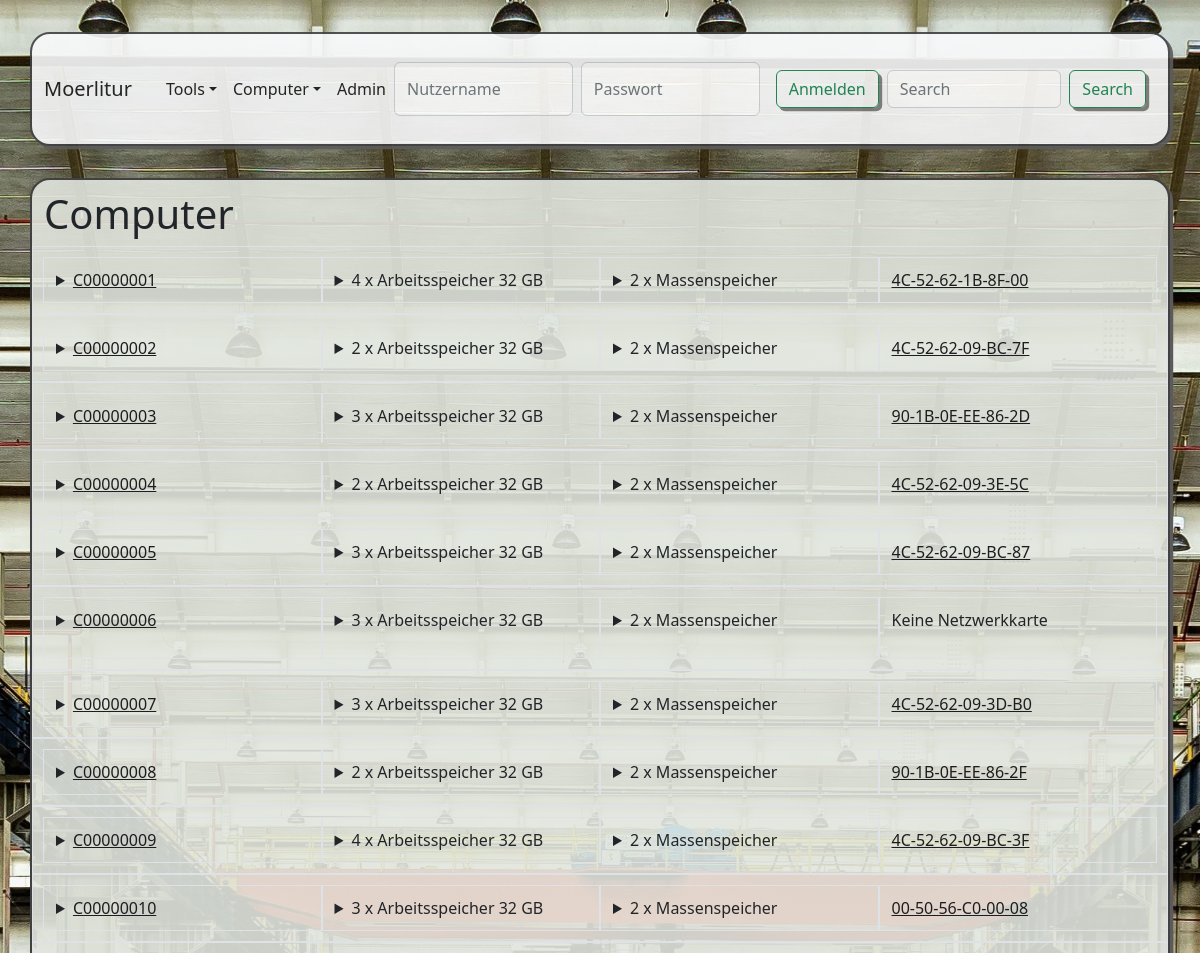
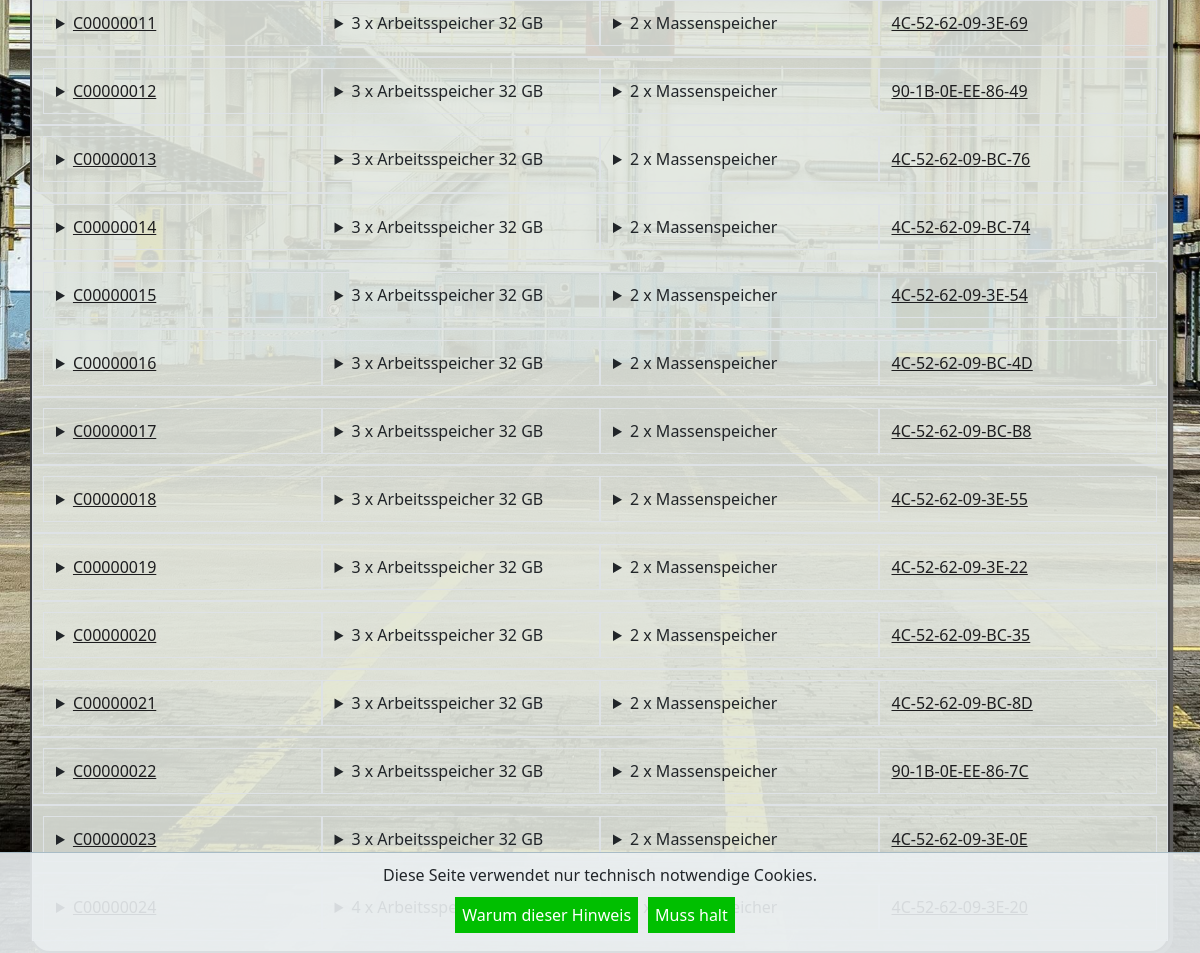
The page / on the database its author committed (2 pictures, top to bottom).
### app1/models.py (models this page shows, shortened)
class NIC(models.Model):
    typ = models.ForeignKey(NICTyp, on_delete=models.RESTRICT,verbose_name="Typ")
    computer = models.ForeignKey(Computer, on_delete=models.RESTRICT, verbose_name="Computer", null = True, blank=True)
    mac = models.CharField(max_length=50, verbose_name="MAC Adresse")
    kommentar =  models.CharField(max_length=50, verbose_name="Kommentar", blank = True)
    class Meta:
        verbose_name_plural = "NIC"
        verbose_name = "NIC"

### app1/views.py (the view, shortened to what this page needs)
# urls.py: path('' , views.index, name='index'),
def index(request):
    liste_computer = Computer.objects.all().order_by('id')
    antwort = []
    for einzel_computer in liste_computer:
        rechner = []
        rechner.append((einzel_computer,einzel_computer.standort, f"{einzel_computer.id:08}"))
        liste_arbeitsspeicher = Arbeitsspeicher.objects.filter(computer=einzel_computer)
        summe = 0
        as_liste = []
        anzahl = 0
        for arbeitsspeicher in liste_arbeitsspeicher:
            as_liste.append((arbeitsspeicher, arbeitsspeicher.id))
            summe += arbeitsspeicher.speichertyp.groesse
            anzahl += 1
        rechner.append(as_liste)
        rechner.append(summe)
        rechner.append(anzahl)
        liste_massenspeicher = Massenspeicher.objects.filter(computer=einzel_computer)
        ms_liste = []
        anzahl = 0
        for massenspeicher in liste_massenspeicher:
            ms_liste.append((massenspeicher, massenspeicher.id))
            anzahl += 1
        rechner.append(ms_liste)
        rechner.append(anzahl)
        liste_nic = NIC.objects.filter(computer=einzel_computer)
        nic_liste = []
        anzahl = 0
        for nic in liste_nic:
            nic_liste.append((nic.mac, nic.id))
            anzahl += 1
        rechner.append(nic_liste)
        rechner.append(anzahl)
        antwort.append(rechner)
    return render(request, 'app1/liste_comp.html', {'rechner': antwort})

### app1/models.py (called while the page is built)
    def __str__(self):
        return f"{self.ort}"

    def __str__(self):
        return f"{self.raum} - {self.ort}"

    def __str__(self):
        return f"{self.bezeichnung} - {self.raum}"

    def __str__(self):
        return f"{self.hersteller}"

    def __str__(self):
        return f"C{self.id:08}/{self.prozessor.bezeichnung} - {self.hersteller}"

    def __str__(self):
        return f"{self.slug}"

    def __str__(self):
        return f"{self.slug}"

    def __str__(self):
        return f"{self.bezeichnung}/{self.typ}/{self.anschluss}/{self.groesse}"

    def __str__(self):
        return f"MS{self.id:06} - {self.speichertyp}"

    def __str__(self):
        return f"{self.typ}/{self.groesse} GB/{self.takt}"

    def __str__(self):
        return f"AS{self.id:06} - {self.speichertyp} "

### app1/templates/app1/liste_comp.html (shortened to what this page needs)
{% extends 'app1/base.html' %}
{% block h1 %}
Computer
{% endblock h1 %}
{% block content %}
    {% for einzel_rechner in rechner %}
        <div class="row border">
            <div class="col-3 border">
                <details>
                    <summary><a href="/admin/app1/computer/{{einzel_rechner.0.2}}/change/" target="_blank">C{{einzel_rechner.0.2}}</a></summary>
                    <a href="/admin/app1/computer/{{einzel_rechner.0.2}}/change/" target="_blank">{{einzel_rechner.0.1}}</a><br />
                </details>
            </div>
            <div class="col-3 border">
                <details>
                    <summary>{{einzel_rechner.3}} x Arbeitsspeicher {{einzel_rechner.2}} GB</summary>
                    {% for as_einzel in einzel_rechner.1%}
                        <a href="/admin/app1/arbeitsspeicher/{{as_einzel.1}}/change/" target="_blank">{{as_einzel.0}}</a><br />
                    {% endfor %}
                </details>
            </div>
            <div class="col-3 border">
                <details>
                <summary>{{einzel_rechner.5}} x Massenspeicher</summary>
                {% for ms_einzel in einzel_rechner.4%}
                    <a href="/admin/app1/massenspeicher/{{ms_einzel.1}}/change/" target="_blank">{{ms_einzel.0}}</a><br />
                {% endfor %}
                </details>
            </div>
            <div class="col-3 border">
                {% if  einzel_rechner.7 < 2%}
                    {% if einzel_rechner.7 == 0 %}
                        <p>Keine Netzwerkkarte</p>
                    {% else %}
                        <a href="/admin/app1/nic/{{einzel_rechner.6.0.1}}/change/" target="_blank">{{einzel_rechner.6.0.0}}</a>
                    {% endif %}
                {% endif %}
            </div>
        </div>
    {% endfor %}
{% endblock content %}

### app1/static/app1/css/styles.css (style rules this page uses)
body { background-image: url(../pics/hintergrund.jpg); height: 95vh; background-position: center; background-repeat: no-repeat; background-size: cover; background-attachment: fixed; }
div { padding: 10px 10px; }
a:link, a:visited { color: rgb(29, 29, 31); }

### rows shown on the page
NIC: mac "4C-52-62-1B-8F-00"
NIC: mac "4C-52-62-09-BC-7F"
NIC: mac "90-1B-0E-EE-86-2D"
NIC: mac "4C-52-62-09-3E-5C"
NIC: mac "4C-52-62-09-BC-87"
NIC: mac "4C-52-62-09-3D-B0"
NIC: mac "90-1B-0E-EE-86-2F"
NIC: mac "4C-52-62-09-BC-3F"
NIC: mac "00-50-56-C0-00-08"
NIC: mac "4C-52-62-09-3E-69"
NIC: mac "90-1B-0E-EE-86-49"
NIC: mac "4C-52-62-09-BC-76"
NIC: mac "4C-52-62-09-BC-74"
NIC: mac "4C-52-62-09-3E-54"
NIC: mac "4C-52-62-09-BC-4D"
NIC: mac "4C-52-62-09-BC-B8"
NIC: mac "4C-52-62-09-3E-55"
NIC: mac "4C-52-62-09-3E-22"
NIC: mac "4C-52-62-09-BC-35"
NIC: mac "4C-52-62-09-BC-8D"
NIC: mac "90-1B-0E-EE-86-7C"
NIC: mac "4C-52-62-09-3E-0E"

### other values the page prints
{{ einzel_rechner.0.2 }} "00000001" "00000002" "00000003" "00000004" "00000005" "00000006" "00000007" "00000008" "00000009" "00000010" "00000011" "00000012" "00000013" "00000014" "00000015" "00000016" "00000017" "00000018" "00000019" "00000020" "00000021" "00000022" "00000023"
{{ einzel_rechner.3 }} "4" "2" "3" "2" "3" "3" "3" "2" "4" "3" "3" "3" "3" "3" "3" "3" "3" "3" "3" "3" "3" "3" "3"
{{ einzel_rechner.2 }} "32" "32" "32" "32" "32" "32" "32" "32" "32" "32" "32" "32" "32" "32" "32" "32" "32" "32" "32" "32" "32" "32" "32"
{{ einzel_rechner.5 }} "2" "2" "2" "2" "2" "2" "2" "2" "2" "2" "2" "2" "2" "2" "2" "2" "2" "2" "2" "2" "2" "2" "2"
